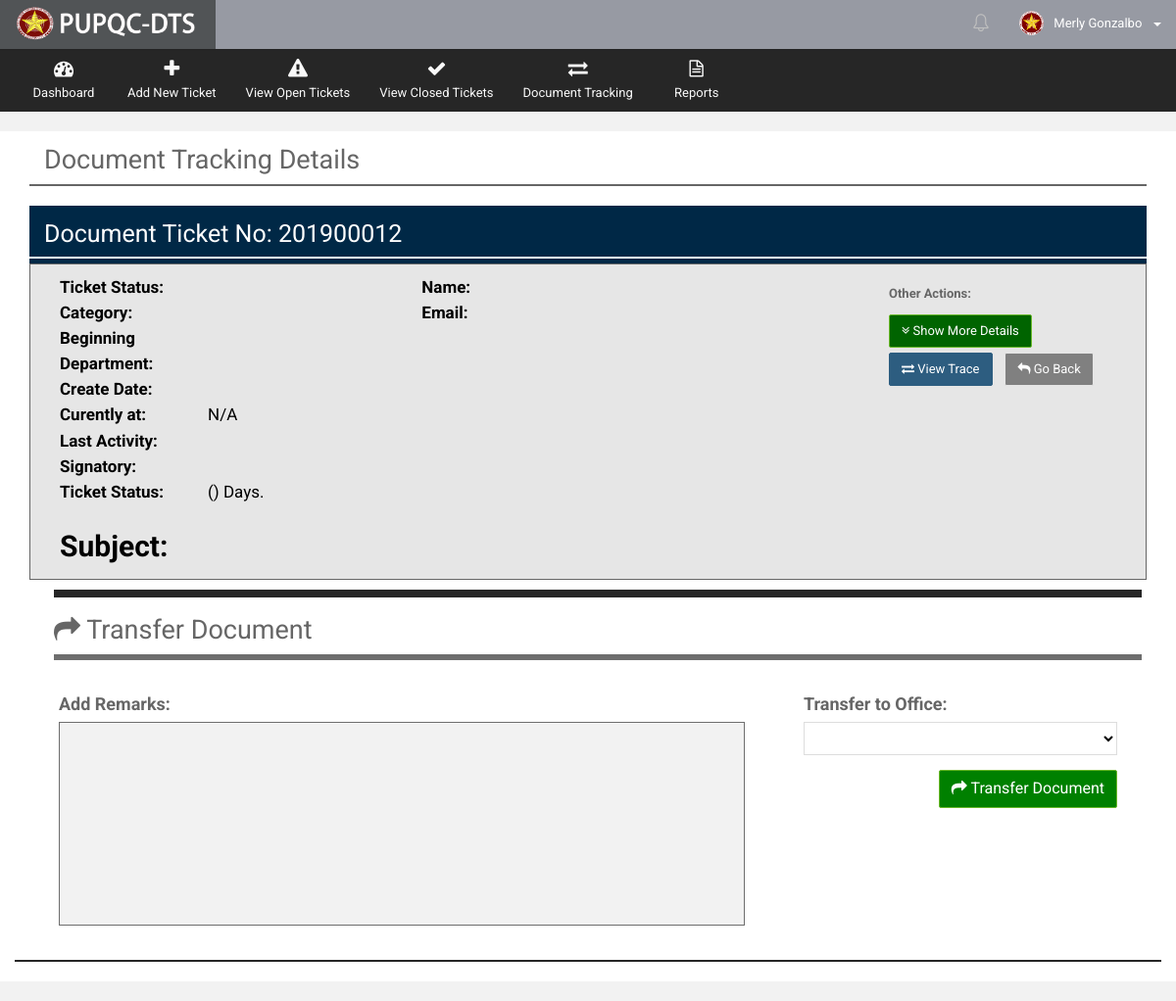
/Web/Department/views/ticket_review.php?getID=201900012 (signed in), run on an earlier commit of the app's database.
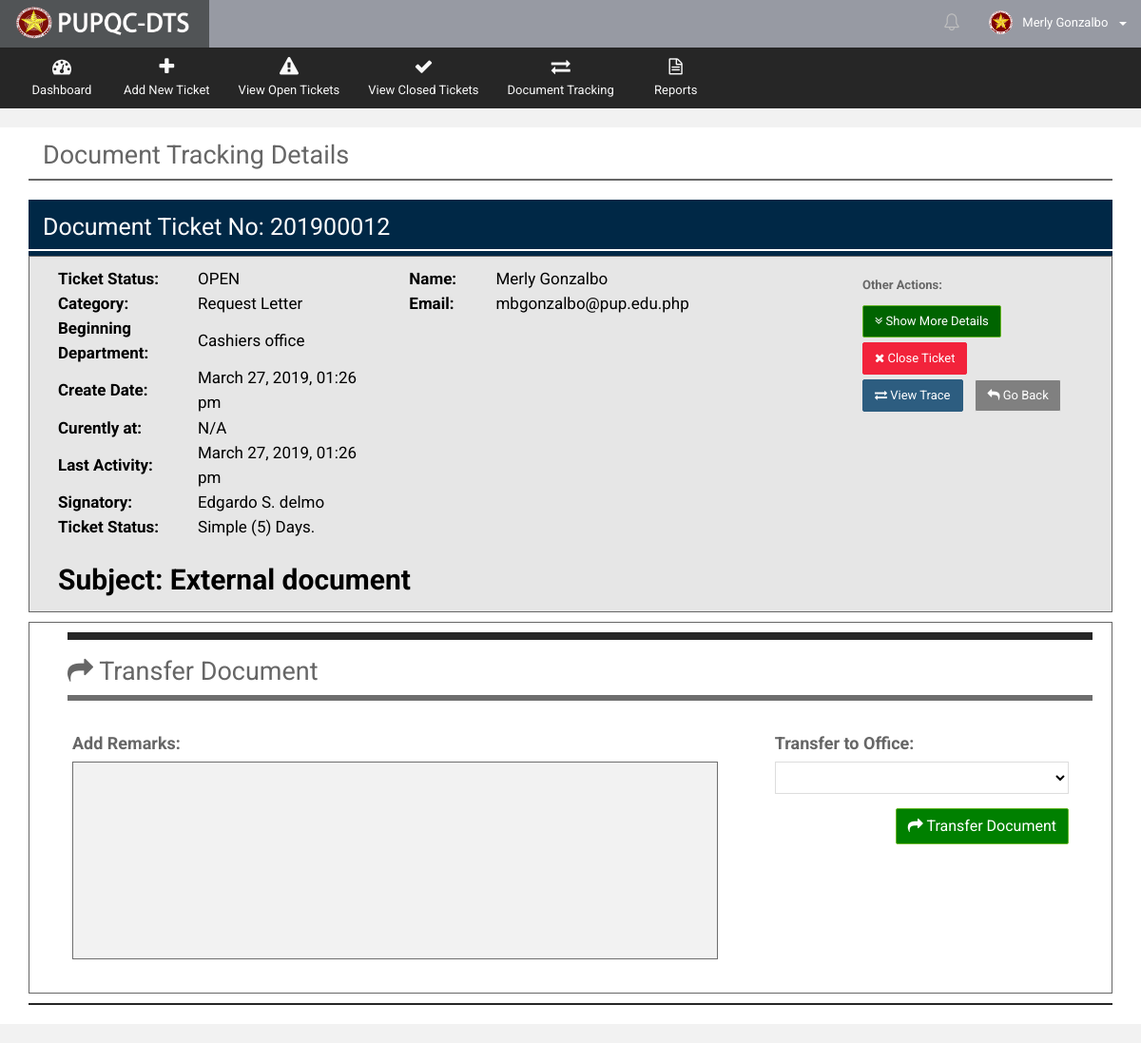
And on a later commit of the database.
### tables this page shows
CREATE TABLE `t_document_track` (
  `docu_tr_ID` int(10) NOT NULL,
  `docu_tr_ticket_no` varchar(255) NOT NULL,
  `docu_tr_doctype` int(10) NOT NULL,
  `docu_tr_sourcetype` int(10) NOT NULL,
  `docu_tr_ext_source_desc` varchar(255) DEFAULT NULL,
  `docu_tr_prioritytype` int(10) NOT NULL,
  `docu_tr_count_date_process` varchar(10) NOT NULL,
  `docu_tr_from_office` int(10) NOT NULL,
  `docu_tr_to_office` int(10) DEFAULT NULL,
  `docu_tr_subject` varchar(255) NOT NULL,
  `docu_tr_desc` varchar(255) NOT NULL,
  `docu_tr_closing_remarks` varchar(255) DEFAULT NULL,
  `docu_tr_remarks` varchar(255) DEFAULT NULL,
  `docu_tr_asignatory` varchar(255) NOT NULL,
  `docu_tr_createdby` int(10) NOT NULL,
  `docu_tr_receiver` int(10) DEFAULT NULL,
  `docu_tr_sender` int(10) DEFAULT NULL,
  `docu_tr_closedby` int(10) DEFAULT NULL,
  `docu_tr_reopenedby` int(10) DEFAULT NULL,
  `docu_tr_receiving_stat` varchar(30) DEFAULT NULL,
  `docu_tr_date_create` date NOT NULL,
  `docu_tr_time_create` time NOT NULL,
  `docu_tr_date_sent` date DEFAULT NULL,
  `docu_tr_time_sent` time DEFAULT NULL,
  `docu_tr_date_received` date DEFAULT NULL,
  `docu_tr_time_received` time DEFAULT NULL,
  `docu_tr_date_done` date DEFAULT NULL,
  `docu_tr_time_done` time DEFAULT NULL,
  `docu_tr_date_reopened` date DEFAULT NULL,
  `docu_tr_time_reopened` time DEFAULT NULL,
  `docu_tr_status` varchar(20) NOT NULL DEFAULT 'OPEN',
  `docu_tr_overdue_stat` varchar(10) NOT NULL DEFAULT 'NO',
  `docu_tr_action` varchar(30) NOT NULL,
  `docu_tr_notif_stat` bit(1) NOT NULL DEFAULT b'1',
  `docu_tr_disp_stat` bit(1) NOT NULL DEFAULT b'1'
);

CREATE TABLE `r_document_type` (
  `docutype_ID` int(10) NOT NULL,
  `docutype_desc` varchar(50) NOT NULL,
  `docutype_stat` bit(1) NOT NULL DEFAULT b'1',
  `docutype_timestamp` datetime NOT NULL DEFAULT CURRENT_TIMESTAMP
);

CREATE TABLE `r_office` (
  `office_ID` int(10) NOT NULL,
  `office_name` varchar(200) NOT NULL,
  `office_stat` bit(1) NOT NULL DEFAULT b'1',
  `office_timestamp` datetime NOT NULL DEFAULT CURRENT_TIMESTAMP
);

CREATE TABLE `t_document_track_history` (
  `docu_tr_his_ID` int(10) NOT NULL,
  `docu_tr_his_ticket_no` varchar(255) NOT NULL,
  `docu_tr_his_doctype` int(10) NOT NULL,
  `docu_tr_his_sourcetype` int(10) NOT NULL,
  `docu_tr_his_ext_source_desc` varchar(255) DEFAULT NULL,
  `docu_tr_his_prioritytype` int(10) NOT NULL,
  `docu_tr_his_count_date_process` varchar(10) NOT NULL,
  `docu_tr_his_from_office` int(10) NOT NULL,
  `docu_tr_his_to_office` int(10) DEFAULT NULL,
  `docu_tr_his_subject` varchar(255) NOT NULL,
  `docu_tr_his_desc` varchar(255) NOT NULL,
  `docu_tr_his_closing_remarks` varchar(255) DEFAULT NULL,
  `docu_tr_his_remarks` varchar(255) DEFAULT NULL,
  `docu_tr_his_asignatory` varchar(255) NOT NULL,
  `docu_tr_his_createdby` int(10) NOT NULL,
  `docu_tr_his_receiver` int(10) DEFAULT NULL,
  `docu_tr_his_sender` int(10) DEFAULT NULL,
  `docu_tr_his_closedby` int(10) DEFAULT NULL,
  `docu_tr_his_reopenedby` int(10) DEFAULT NULL,
  `docu_tr_his_receiving_stat` varchar(30) DEFAULT NULL,
  `docu_tr_his_date_create` date NOT NULL,
  `docu_tr_his_time_create` time NOT NULL,
  `docu_tr_his_date_sent` date DEFAULT NULL,
  `docu_tr_his_time_sent` time DEFAULT NULL,
  `docu_tr_his_date_received` date DEFAULT NULL,
  `docu_tr_his_time_received` time DEFAULT NULL,
  `docu_tr_his_date_done` date DEFAULT NULL,
  `docu_tr_his_time_done` time DEFAULT NULL,
  `docu_tr_his_date_reopened` date DEFAULT NULL,
  `docu_tr_his_time_reopened` time DEFAULT NULL,
  `docu_tr_his_status` varchar(20) NOT NULL DEFAULT 'OPEN',
  `docu_tr_his_overdue_stat` varchar(10) NOT NULL DEFAULT 'NO',
  `docu_tr_his_action` varchar(30) NOT NULL,
  `docu_tr_his_notif_stat` bit(1) NOT NULL DEFAULT b'1',
  `docu_tr_his_disp_stat` bit(1) NOT NULL DEFAULT b'1',
  `docu_tr_his_timestamp` datetime NOT NULL DEFAULT CURRENT_TIMESTAMP
);

CREATE TABLE `r_priority_type` (
  `priority_ID` int(10) NOT NULL,
  `priority_desc` varchar(50) NOT NULL,
  `priority_date_count` int(10) NOT NULL,
  `priority_stat` bit(1) NOT NULL DEFAULT b'1',
  `priority_timestamp` datetime NOT NULL DEFAULT CURRENT_TIMESTAMP
);

CREATE TABLE `t_employees` (
  `emp_ID` int(10) NOT NULL,
  `emp_lastname` varchar(100) NOT NULL,
  `emp_middlename` varchar(100) DEFAULT NULL,
  `emp_firstname` varchar(100) NOT NULL,
  `emp_office` int(10) NOT NULL,
  `emp_position` varchar(50) NOT NULL,
  `emp_picture` varchar(255) DEFAULT 'default.png',
  `emp_active_flag` bit(1) NOT NULL DEFAULT b'1',
  `emp_mod_date` datetime NOT NULL DEFAULT CURRENT_TIMESTAMP
);

CREATE TABLE `t_accounts` (
  `acc_ID` int(10) NOT NULL,
  `acc_empID` int(10) NOT NULL,
  `acc_username` varchar(100) NOT NULL,
  `acc_password` varchar(100) NOT NULL,
  `acc_email` varchar(255) DEFAULT NULL,
  `acc_user_role` int(10) NOT NULL,
  `acc_active_flag` varchar(20) NOT NULL DEFAULT 'Active',
  `acc_timestamp` datetime NOT NULL DEFAULT CURRENT_TIMESTAMP,
  `acc_mod_date` datetime NOT NULL DEFAULT CURRENT_TIMESTAMP
);

### Web/Department/views/ticket_review.php (the view, shortened to what the changed rows need)
  <?php
    include("../utilities/Header.php");
    include("../utilities/Notification.php");
    include("../utilities/Tables.php");
    if (isset($_GET['getID']))
    {
        $docu_ticketno = $_GET['getID'];
    }
?>
      <div class="wrapper row-offcanvas row-offcanvas-left">
       <div class="content">
          <section class="main-content">
             <div class="col-md-12">
               <div class="col-md-12">
                 <h2 style="margin-top: 15px">Document Tracking Details</h2>
               </div>
             </div>
            <?php include("../functionalities/ticket_num_generator.php");?>
            <div class="row" style="background-color: white">
              <div class="col-md-12">
                <div class="box-info">
                  <div class="col-md-12">
                    <?php include("get_view_details_docu_ticket.php");?>
                    <form action="../functionalities/document_tracking.php" method="POST">
                      <div id="less_details" class="col-md-12" style="background-color: #e6e6e6; border: 1px solid">
                               <div class="col-md-4" style="color: black; font-size:17px">
                                  <table>
                                    <tbody>
                                       <tr style="margin: 70px">
                                         <td style="width: 220px"><b>Ticket Status:</b></td>
                                         <td style="width: 370px"><?php echo $docu_tr_status; ?></td>
                                       </tr>
                                       <tr style="margin: 70px">
                                         <td style="width: 220px"><b>Category:</b></td>
                                         <td style="width: 370px"><?php echo $docutype_desc ?></td>
                                       </tr>
                                       <tr style="margin: 70px">
                                         <td style="width: 220px"><b>Beginning <br> Department:</b></td>
                                         <td style="width: 370px"><?php echo $created_office_name;?></td>
                                       </tr>
                                       <tr style="margin: 70px">
                                         <td style="width: 220px"><b>Create Date:</b></td>
                                         <td style="width: 370px"><?php echo $DTcreate; ?></td>
                                       </tr>
                                       <tr style="margin: 70px">
                                         <td style="width: 220px"><b>Last Activity:</b></td>
                                         <td style="width: 370px"><?php echo $new_LT_format; ?></td>
                                       </tr>
                                       <tr style="margin: 70px">
                                         <td style="width: 220px"><b>Signatory:</b></td>
                                         <td style="width: 370px"><?php echo $docu_tr_asignatory;?></td>
                                       </tr>
                                       <tr style="margin: 70px">
                                         <td style="width: 220px"><b>Ticket Status:</b></td>
                                         <td style="width: 370px"><?php echo $priority_desc.' ('.$priority_days_count.') Days.';?></td>
                                       </tr>
                                    </tbody>
                                  </table>
                               </div>
                               <div class="col-md-5" style="color: black; font-size:17px">
                                  <table>
                                    <tbody>
                                       <tr>
                                         <td style="width: 100px"><b>Name:</b></td>
                                         <td style="width: 370px"><?php echo $creator_compname; ?></td>
                                       </tr>
                                       <tr>
                                         <td style="width: 100px"><b>Email:</b></td>
                                         <td style="width: 370px"><?php echo $acc_email; ?></td>
                                       </tr>
                                    </tbody>
                                  </table>
                               </div>
                                <div class="col-md-3" style="margin-bottom: 10px; ">
                                     <div class="col-md-12" style="margin-bottom: 10px; text-align:left">
                                       <label><b>Other Actions:</b></label>
                                        <button type="button" class="btn btn-success" onclick="more_details();" style="margin-top: 5px; background-color: darkgreen;">
                                          <i class="fa fa-angle-double-down"></i>
                                          Show More Details
                                        </button>
                                        <?php
                                              $document_stat = mysqli_query($connection,"SELECT docu_tr_status, docu_tr_sender,           docu_tr_closedby FROM `t_document_track`
                                                                                      WHERE docu_tr_ID = '$docu_tr_ID'  ");
                                                    $action = mysqli_fetch_array($document_stat);
                                                    $last_stat = $action[0];
                                                    if($last_stat == "OPEN" && $docu_tr_sender != $userID)
                                                    {
                                                     echo'
                                                            <a data-toggle="modal" href="#closing'.$docu_tr_ID.'" class="btn btn-danger" style="margin-top: 5px">
                                                            <i class="fa fa-times"></i>  Close Ticket</a>&nbsp;&nbsp;
                                                         ';
                                                    }
                                        ?>
                                        <a href="ticket_trace_review.php?getID=<?php echo $docu_ticketno ?>" class="btn btn-primary" style="margin-top: 5px">
                                          <i class="fa fa-exchange"></i>  View Trace</a>
                                        <a href="view_pending.php" class="btn btn-default" style="background-color: gray; color: white; margin-top: 5px">
                                          <i class="fa fa-reply"></i>  Go Back</a>
                                    </div>
                                </div>
                                <div class="col-md-12">
                                  <p style="font-size: 30px; color: black; margin-top: 20px; font-weight: bold">Subject: <?php echo $docu_tr_subject?></p>
                                </div>
                      </div>
                      <?php
                            $document_stat = mysqli_query($connection,"SELECT docu_tr_sender, docu_tr_status FROM `t_document_track`
                                                                    WHERE docu_tr_ID = '$docu_tr_ID' ");
                                  while($rowstat = mysqli_fetch_assoc($document_stat))
                                  {
                                    $last_sender = $rowstat['docu_tr_sender'];
                                    $last_stat = $rowstat['docu_tr_status'];
                                  }
                                  if($last_stat == "OPEN" && $last_sender !=  $userID)
                                  {
                                   echo'
                                          <div class="col-md-12" style="border: 1px solid; margin-bottom: 10px; margin-top: 10px">
                                       ';
                                  }
                      ?>
                        <div class="col-md-12" style="margin: 10px">
                            <h2><i class="fa fa-share"></i>   Transfer Document</h2>
                        </div>
                      </div>
                  </div>
                </div>
              </div>
            </div>
          </section>
       </div>
      </div>
 <link type="text/css" rel="stylesheet" href="../../../resources-web/assets/plugins/bootstrap-wysihtml5/bootstrap3-wysihtml5.min.css">
</body>
</html>

What changed in the data, as far as the page shows it:
added t_document_track: docu_tr_status "OPEN", docu_tr_doctype.docutype_desc "Request Letter", DTcreate "March 27, 2019, 01:26 pm", docu_tr_asignatory "Edgardo S. delmo", docu_tr_prioritytype.priority_desc "Simple", docu_tr_prioritytype.priority_date_count "5", docu_tr_subject "External document"
now on this page (row unchanged): r_office: office_name "Cashiers office"
added t_document_track_history: docu_tr_his_timestamp "March 27, 2019, 01:26 pm"
now on this page (row unchanged): t_employees: creator_compname "Merly Gonzalbo", t_accounts.acc_email "mbgonzalbo@pup.edu.php"
Also different on the page:
text now shown: "Close Ticket"
